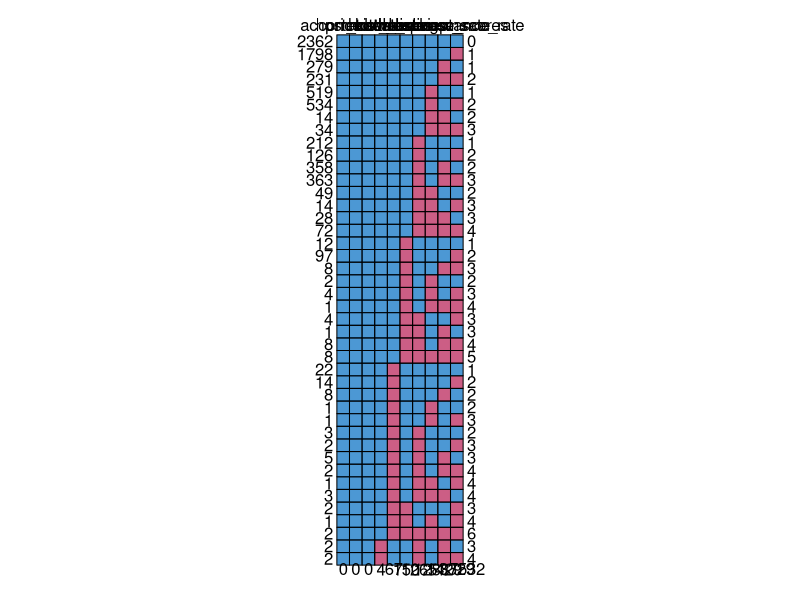
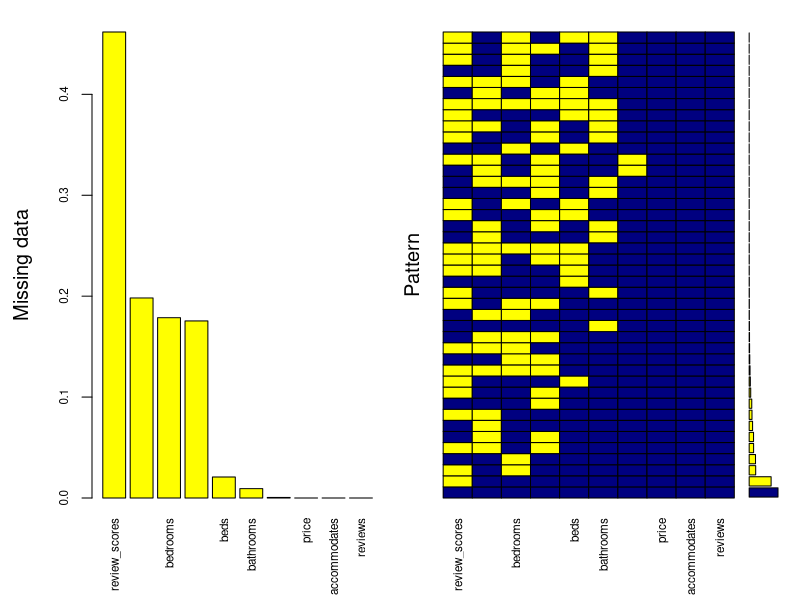
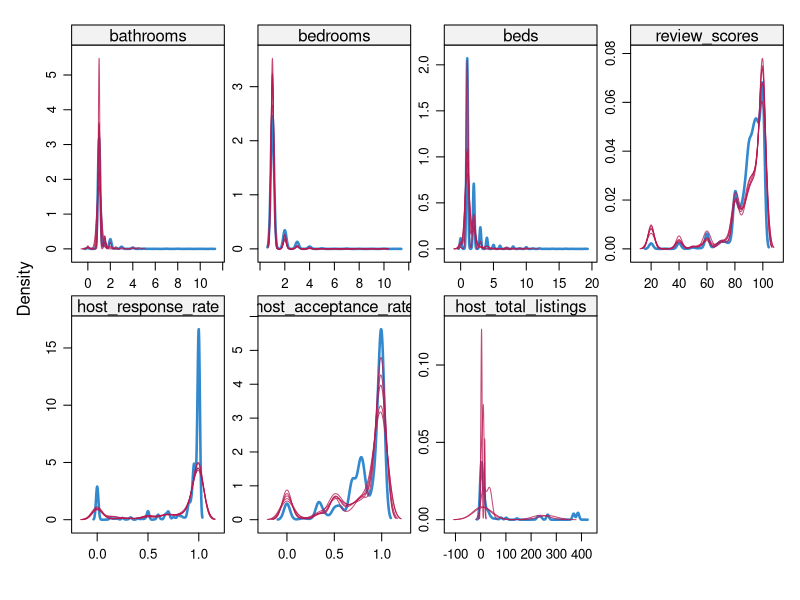

Recreate these plots in R, in order.
df=read.csv('airbnb with missing values with extreme values without strings.csv')
str(df)

###mice
install.packages("mice")
library(mice)
md.pattern(df)

###visualize missing values
install.packages("VIM")
library(VIM)
mice_plot = aggr(df, col=c('navyblue','yellow'),
                    numbers=TRUE, sortVars=TRUE,
                    labels=names(df), cex.axis=.7,
                    gap=3, ylab=c("Missing data","Pattern"))

###impute missing values
imputed_Data = mice(df, m=5, maxit = 50, method = 'pmm', seed = 100)
summary(imputed_Data)
imputed_Data$imp$review_scores

completeData = complete(imputed_Data,2)
str(completeData)

sd(df$host_total_listings)
sd(completeData$host_total_listings)

densityplot(imputed_Data)

write.csv(completeData, 'airbnb with extreme values without strings.csv')
